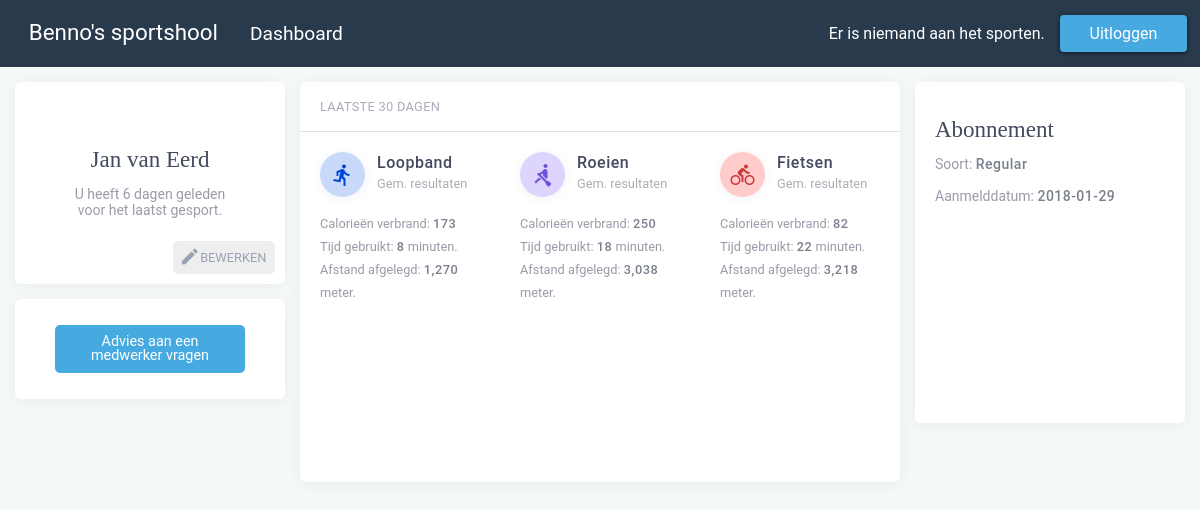
The app's page /index.php?login=success (signed in) with its own data.
### tables this page shows
CREATE TABLE `leden` (
  `lid_id` int(50) NOT NULL,
  `pas_code` int(64) NOT NULL,
  `lid_voornaam` varchar(256) NOT NULL,
  `lid_tsnvoegsel` varchar(256) DEFAULT NULL,
  `lid_achternaam` varchar(256) NOT NULL,
  `lid_gewicht` int(50) NOT NULL,
  `lid_geboortedatum` date NOT NULL,
  `lid_email` varchar(256) NOT NULL,
  `lid_huisnr` int(50) NOT NULL,
  `lid_postcode` varchar(50) NOT NULL,
  `lid_straatnaam` varchar(256) NOT NULL,
  `lid_tel` int(50) NOT NULL,
  `lid_woonplaats` varchar(256) NOT NULL,
  `lid_rekeningnr` varchar(256) NOT NULL,
  `lid_bank` varchar(256) NOT NULL,
  `lid_abbo` varchar(256) NOT NULL,
  `lid_uid` varchar(256) NOT NULL,
  `lid_pwd` varchar(256) NOT NULL,
  `lid_registerdate` date NOT NULL,
  `IsLoggedIn` varchar(10) DEFAULT NULL
);

CREATE TABLE `resultaat` (
  `resultaat_id` int(50) NOT NULL,
  `lid_id` int(50) NOT NULL,
  `apparaat_id` int(11) NOT NULL,
  `tijd` int(50) NOT NULL,
  `cal` int(50) NOT NULL,
  `gem_snelheid` int(50) NOT NULL,
  `afstand` int(50) NOT NULL,
  `datum` date NOT NULL
);

### index.php (the view, shortened to what this page needs)
<?php
  include_once 'header.php'
?>
  <?php
          if (isset($_SESSION['lid_id'])) {
            echo '
            <div class="dashboard grid-padding-x">
            <div class="left">
            <div class="lid">';
          $sql = "SELECT * FROM leden WHERE lid_uid = '" . $_SESSION['lid_uid'] . "'";
          $result = mysqli_query($conn, $sql);
          $row = mysqli_fetch_array($result);
          echo '<h4>' . $row["lid_voornaam"] . ' ' . $row["lid_tsnvoegsel"] . ' ' . $row["lid_achternaam"] . '</h4>';
          $sql = mysqli_fetch_assoc(mysqli_query($conn, "SELECT datum FROM resultaat WHERE lid_id = '" . $_SESSION['lid_id'] . "'"));
          $lastvisit = $sql['datum'];
          $date = new DateTime($lastvisit);
          $now = new DateTime();
          if(!empty($lastvisit)) {
            echo $date->diff($now)->format("<p>U heeft %d dagen geleden voor het laatst gesport.</p>");
          } else {
            echo '<p>U heeft nog niet gesport.</p>';
          }
        echo'
         <a href="update.php" class="button valign-center">
         <i class="material-icons">mode_edit</i>Bewerken</a>
            </div>
            <div class="advies">
          <a href="advies.php" class="button">Advies aan een medwerker vragen</a>
        </div>
            </div>
            <div class="middle">
        <div class="header">
          <p>Laatste 30 dagen</p>
        </div>
        <div class="apparaten">';
        $avgloopband = "SELECT FORMAT(AVG(cal),0) avg_cal_loopband, FORMAT(AVG(tijd / 60),0) avg_tijd_loopband, FORMAT(AVG(afstand),0) avg_afst_loopband FROM resultaat WHERE DATEDIFF(CURDATE(),datum) between 0 AND 30 AND apparaat_id = 1 AND lid_id = '" . $_SESSION['lid_id'] . "'";
        $result = mysqli_query($conn, $avgloopband);
        $row = mysqli_fetch_array($result);
        echo'
            <div class="loopband">
              <div class="top">
              <div class="icon">
              <i class="material-icons valign-center">directions_run</i>
              </div>
              <div class="title">
              <b>Loopband</b>
              <p>Gem. resultaten</p>
              </div>
              </div>
              ';
              echo '<p> Calorieën verbrand: <b>' . $row['avg_cal_loopband'] . '</b> </p>';
              echo '<p> Tijd gebruikt: <b>' . $row['avg_tijd_loopband'] . '</b> minuten.</p>';
              echo '<p> Afstand afgelegd: <b>' . $row['avg_afst_loopband'] . '</b> meter.</p>
              </div>
              ';
        $avgroeien = "SELECT FORMAT(AVG(cal),0) avg_cal_roeien, FORMAT(AVG(tijd / 60),0) avg_tijd_roeien, FORMAT(AVG(afstand),0) avg_afst_roeien FROM resultaat WHERE DATEDIFF(CURDATE(),datum) between 0 AND 30 AND apparaat_id = 2 AND lid_id = '" . $_SESSION['lid_id'] . "'";
        $result = mysqli_query($conn, $avgroeien);
        $row = mysqli_fetch_array($result);
        echo'
        <div class="roeien">
            <div class="top">
            <div class="icon">
            <i class="material-icons valign-center">rowing</i>
            </div>
            <div class="title">
            <b>Roeien</b>
            <p>Gem. resultaten</p>
            </div>
            </div>
            ';
            echo '<p> Calorieën verbrand: <b>' . $row['avg_cal_roeien'] . '</b> </p>';
          echo '<p> Tijd gebruikt: <b>' . $row['avg_tijd_roeien'] . '</b> minuten.</p>';
          echo '<p> Afstand afgelegd: <b>' . $row['avg_afst_roeien'] . '</b> meter.</p>
          </div>
          ';
        $avgfietsen = "SELECT FORMAT(AVG(cal),0) avg_cal_fietsen, FORMAT(AVG(tijd / 60),0) avg_tijd_fietsen, FORMAT(AVG(afstand),0) avg_afst_fietsen FROM resultaat WHERE DATEDIFF(CURDATE(),datum) between 0 AND 30 AND apparaat_id = 3 AND lid_id = '" . $_SESSION['lid_id'] . "'";
        $result = mysqli_query($conn, $avgfietsen);
        $row = mysqli_fetch_array($result);
        echo'
        <div class="fietsen">
        <div class="top">
        <div class="icon">
        <i class="material-icons valign-center">directions_bike</i>
        </div>
        <div class="title">
        <b>Fietsen</b>
        <p>Gem. resultaten</p>
        </div>
        </div>
        ';
        echo '<p> Calorieën verbrand: <b>' . $row['avg_cal_fietsen'] . '</b></p>';
        echo '<p> Tijd gebruikt: <b>' . $row['avg_tijd_fietsen'] . '</b> minuten.</p>';
        echo '<p> Afstand afgelegd: <b>' . $row['avg_afst_fietsen'] . '</b> meter.</p>
        </div>
        ';
              echo'
              </div>
              </div>
           <div class="right">
      <div class="abonnement">
      <h4>Abonnement</h4>
           ';
        $sql = "SELECT * FROM leden WHERE lid_uid = '" . $_SESSION['lid_uid'] . "'";
        $result = mysqli_query($conn, $sql);
        $row = mysqli_fetch_array($result);
        echo '<p> Soort: <b>' . $row["lid_abbo"] . '</b></p>';
        echo '<p>Aanmelddatum: <b>' . $row["lid_registerdate"] . '</b></p>';
          }
    ?>
    <?php
  include_once 'footer.php'
?>

### header.php (shortened to what this page needs)
<?php
  include 'includes/dbh.inc.php'
?>
  <!doctype html>
  <html class="no-js" lang="en">
  <head>
    <link rel="stylesheet" href="css/app.css">
  </head>
  <body <?php if (isset($_SESSION['lid_id'])) { echo'class="dashbg"'; }?>>
    <div class="top-bar" data-sticky data-options="marginTop:0;">
      <div class="top-bar-left">
        <ul class="dropdown menu" data-dropdown-menu>
          <li class="menu-text">Benno's sportshool</li>
          <?php
          if (isset($_SESSION['lid_id'])) {
            echo'
            <li>
            <a href="index.php">Dashboard</a>
          </li>
          ';
          }
        ?>
        </ul>
      </div>
      <div class="top-bar-right">
        <ul class="menu">
          <?php
          if (isset($_SESSION['lid_id'])) {
            $sql = "SELECT COUNT(*) FROM leden WHERE IsLoggedIn = 'true'";
            $rs = mysqli_query($conn, $sql);
            $result = mysqli_fetch_array($rs);
            if($result[0] == '0') {
            echo'<li class="count">Er is niemand aan het sporten.</li>';
          } elseif ($result[0] == '1') {
            echo '<li class="count">Er is ' . $result[0] . ' persoon aan het sporten.</li>';
          } else {
            echo'<li class="count">Er zijn ' . $result[0] . ' mensen aan het sporten.</li>';
          }
            echo'
            <li><form action="includes/logout.inc.php" method="POST">
                 <button class="button" type="submit" name="submit">Uitloggen</button>
                 </form></li>';
          }
        ?>
        </ul>
      </div>
    </div>

### footer.php (shortened to what this page needs)
</body>
</html>

### records on screen
leden: lid_voornaam "Jan", lid_tsnvoegsel "van", lid_achternaam "Eerd", lid_abbo "Regular", lid_registerdate "2018-01-29"
resultaat: datum "U heeft 6 dagen geleden voor het laatst gesport."

### other values on screen
$row['avg_cal_loopband'] "173"
$row['avg_tijd_loopband'] "8"
$row['avg_afst_loopband'] "1,270"
$row['avg_cal_roeien'] "250"
$row['avg_tijd_roeien'] "18"
$row['avg_afst_roeien'] "3,038"
$row['avg_cal_fietsen'] "82"
$row['avg_tijd_fietsen'] "22"
$row['avg_afst_fietsen'] "3,218"
